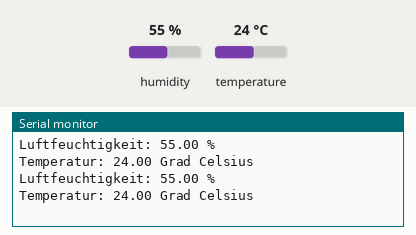
Simulated run of this sketch. Board: Arduino Nano, built with avr-gcc and run on an emulated ATmega328P. On the bench: the last lines printed to the serial monitor. The test bench sets the inputs (shaded band); at power-on: humidity 55 %, temperature 24 °C.

Above: at 4.8 s.
4.9 s: humidity set to 22 %
At 7.1 s:
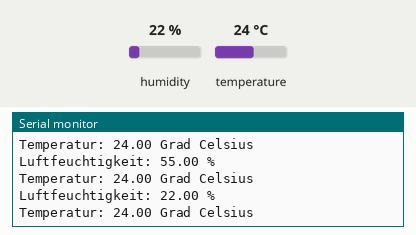
7.9 s: temperature set to 12 °C
At 8.9 s:
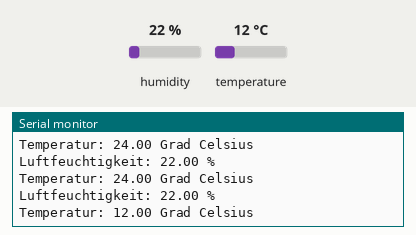
10.9 s: humidity set to 40 %
At 12.4 s:
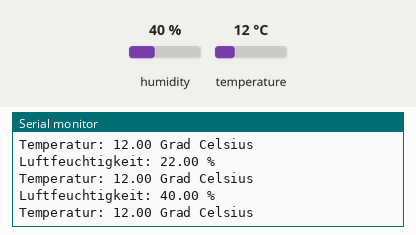
Timing chart, 0 to 13.9 s (numbered marks = the images above; inputs shaded):
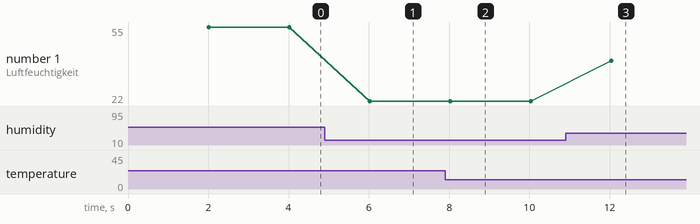

The sketch:

tmp.ino
```cpp
#include "DHT.h" //DHT Bibliothek laden

#define DHTPIN 7 //Der Sensor wird an PIN 2 angeschlossen

#define DHTTYPE DHT22    // Es handelt sich um den DHT11 Sensor

DHT dht(DHTPIN, DHTTYPE); //Der Sensor wird ab jetzt mit  dth  angesprochen

void setup() {
    Serial.begin(9600); //Serielle Verbindung starten

    dht.begin(); //DHT11 Sensor starten
}

void loop() {

    delay(2000); //Zwei Sekunden Vorlaufzeit bis zur Messung (der Sensor ist etwas träge)


    float Luftfeuchtigkeit = dht.readHumidity(); //die Luftfeuchtigkeit auslesen und unter  Luftfeutchtigkeit  speichern

    float Temperatur = dht.readTemperature();//die Temperatur auslesen und unter  Temperatur  speichern

    Serial.print("Luftfeuchtigkeit: "); //Im seriellen Monitor den Text und
    Serial.print(Luftfeuchtigkeit); //die Dazugehörigen Werte anzeigen
    Serial.println(" %");
    Serial.print("Temperatur: ");
    Serial.print(Temperatur);
    Serial.println(" Grad Celsius");

}
```

Measured:
- after the input at 4.9 s, the serial monitor: prints a new line after 1.1 s (image 1)
- after the input at 7.9 s, the serial monitor: prints a new line after 0.15 s (image 2)
- after the input at 10.9 s, the serial monitor: prints a new line after 1.1 s (image 3)
- plotted number 1: 55 → 22 after the input at 4.9 s, 22 → 40 after the input at 10.9 s
